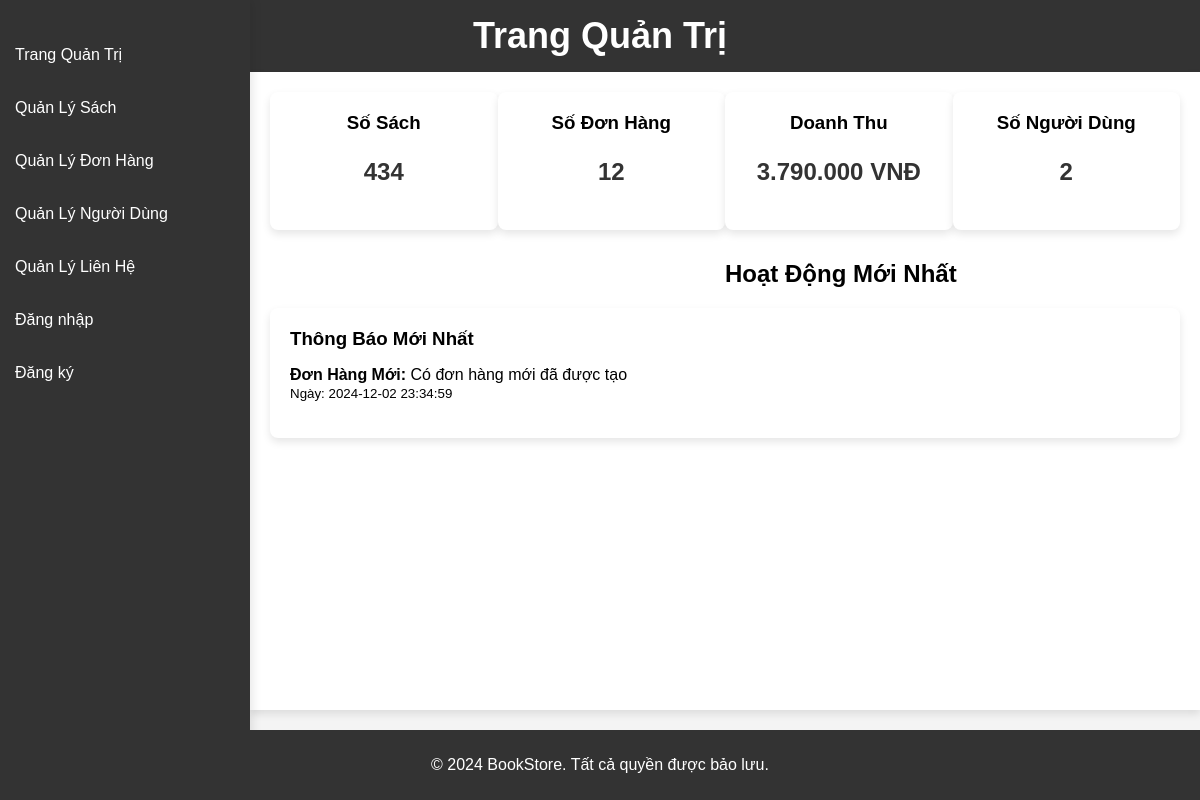
/admin/admin_dashboard.php, run on the app's committed database.
### tables this page shows
CREATE TABLE `notifications` (
  `id` int(11) NOT NULL,
  `type` varchar(255) NOT NULL,
  `message` text NOT NULL,
  `created_at` timestamp NOT NULL DEFAULT current_timestamp()
);

### admin/admin_dashboard.php (the view, shortened to what this page needs)
<?php
$username = isset($_SESSION['username']) ? $_SESSION['username'] : '';
$conn = new mysqli("localhost", "root", "", "BookStore");
$sql_books = "SELECT SUM(Stock) AS total_books FROM Books";
$result_books = $conn->query($sql_books);
$total_books = 0;
if ($result_books->num_rows > 0) {
    $row = $result_books->fetch_assoc();
    $total_books = $row['total_books'];
}
$sql_orders = "SELECT COUNT(DISTINCT OrderID) AS total_orders FROM orderdetails";
$result_orders = $conn->query($sql_orders);
$total_orders = 0;
if ($result_orders->num_rows > 0) {
    $row = $result_orders->fetch_assoc();
    $total_orders = $row['total_orders'];
}
$sql_revenue = "SELECT SUM(TotalPrice) AS total_revenue FROM orders";
$result_revenue = $conn->query($sql_revenue);
$total_revenue = 0;
if ($result_revenue->num_rows > 0) {
    $row = $result_revenue->fetch_assoc();
    $total_revenue = $row['total_revenue'];
}
$sql_users = "SELECT COUNT(*) AS total_users FROM Users";
$result_users = $conn->query($sql_users);
$total_users = 0;
if ($result_users->num_rows > 0) {
    $row = $result_users->fetch_assoc();
    $total_users = $row['total_users'];
}
$sql_notifications = "SELECT * FROM notifications WHERE type IN ('Đơn Hàng Mới', 'Blog Mới') ORDER BY created_at DESC LIMIT 1";
$result_notifications = $conn->query($sql_notifications);
$notifications = [];
if ($result_notifications->num_rows > 0) {
    while ($row = $result_notifications->fetch_assoc()) {
        $notifications[] = $row;
    }
}
?>
<!DOCTYPE html>
<html lang="vi">
<head>
    <link rel="stylesheet" href="style.css">
</head>
<body>
    <header>
        <div class="container">
            <h1>Trang Quản Trị</h1>
        </div>
    </header>
    <div class="admin-container">
        <aside class="sidebar">
            <nav>
                <ul>
                    <li><a href="admin_dashboard.php">Trang Quản Trị</a></li>
                    <li><a href="admin_books.php">Quản Lý Sách</a></li>
                    <li><a href="admin_orders.php">Quản Lý Đơn Hàng</a></li>
                    <li><a href="admin_users.php">Quản Lý Người Dùng</a></li>
                    <li><a href="contact.php">Quản Lý Liên Hệ</a></li>
                    <?php if ($username): ?>
                        <li class="account-menu">
                            <a href="profile.php">Chào, <?php echo $username; ?></a>
                            <div class="dropdown-menu">
                                <a href="logout.php">Đăng xuất</a>
                            </div>
                        </li>
                    <?php else: ?>
                        <li><a href="login.php">Đăng nhập</a></li>
                        <li><a href="register.php">Đăng ký</a></li>
                    <?php endif; ?>
                </ul>
            </nav>
        </aside>
        <main class="main-content">
            <section class="dashboard-stats">
                <div class="stat-box">
                    <h3>Số Sách</h3>
                    <p><?php echo $total_books; ?></p>
                </div>
                <div class="stat-box">
                    <h3>Số Đơn Hàng</h3>
                    <p><?php echo $total_orders; ?></p>
                </div>
                <div class="stat-box">
                    <h3>Doanh Thu</h3>
                    <p><?php echo number_format($total_revenue, 0, ',', '.'); ?> VNĐ</p>
                </div>
                <div class="stat-box">
                    <h3>Số Người Dùng</h3>
                    <p><?php echo $total_users; ?></p>
                </div>
            </section>
            <section class="recent-activities">
                <h2>Hoạt Động Mới Nhất</h2>
                <div class="activity-box">
                    <h3>Thông Báo Mới Nhất</h3>
                    <ul>
                        <?php if (!empty($notifications)): ?>
                            <li>
                                <strong><?php echo $notifications[0]['type']; ?>:</strong>
                                <?php echo $notifications[0]['message']; ?>
                                <br><small>Ngày: <?php echo $notifications[0]['created_at']; ?></small>
                            </li>
                        <?php else: ?>
                            <li>Không có thông báo mới.</li>
                        <?php endif; ?>
                    </ul>
                </div>
            </section>
        </main>
    </div>
    <footer>
        <div class="container">
            <p>&copy; 2024 BookStore. Tất cả quyền được bảo lưu.</p>
        </div>
    </footer>
</body>
</html>

### admin/style.css (style rules this page uses)
body { font-family: Arial, sans-serif; margin: 0; padding: 0; background-color: #f4f4f4; display: flex; flex-direction: column; height: 100vh; }
.container { width: 90%; margin: 0 auto; }
header { background-color: #333; color: white; padding: 15px 0; text-align: center; }
header h1 { margin: 0; }
.admin-container { display: flex; height: 100%; }
.sidebar { width: 250px; background-color: #333; color: white; position: fixed; top: 0; left: 0; bottom: 0; padding-top: 20px; box-shadow: 2px 0 10px rgba(0, 0, 0, 0.1); }
.sidebar nav ul { list-style: none; padding: 0; }
.sidebar nav ul li { margin: 15px 0; }
.sidebar nav ul li a { color: #fff; text-decoration: none; padding: 10px 15px; display: block; }
.main-content { margin-left: 250px; padding: 20px; background-color: white; box-shadow: 0 4px 8px rgba(0, 0, 0, 0.1); overflow-y: auto; flex: 1; }
.dashboard-stats { display: flex; justify-content: space-around; margin-bottom: 30px; }
.stat-box { background-color: #fff; padding: 20px; text-align: center; width: 22%; border-radius: 8px; box-shadow: 0 4px 8px rgba(0, 0, 0, 0.1); }
.stat-box h3 { margin: 0 0 10px 0; }
.stat-box p { font-size: 24px; font-weight: bold; color: #333; }
.recent-activities { margin-top: 30px; }
.activity-box { background-color: #fff; padding: 20px; margin-bottom: 20px; border-radius: 8px; box-shadow: 0 4px 8px rgba(0, 0, 0, 0.1); }
.activity-box h3 { margin: 0 0 10px 0; }
.activity-box ul { list-style: none; padding: 0; }
.activity-box ul li { margin-bottom: 10px; }
.activity-box ul li:last-child { margin-bottom: 0; }
footer { background-color: #333; color: white; text-align: center; padding: 10px 0; position: relative; bottom: 0; width: 100%; margin-top: 20px; }
h2 { margin-left: 50%; }
a { margin-top: 15px; }
.container { width: 90%; max-width: 1200px; margin: 0 auto; }
header h1 { font-size: 36px; margin: 0; }

### data on the page
notifications: type "Đơn Hàng Mới", message "Có đơn hàng mới đã được tạo", created_at "2024-12-02 23:34:59"

### other printed values
$total_books "434"
$total_orders "12"
$total_revenue "3.790.000"
$total_users "2"
